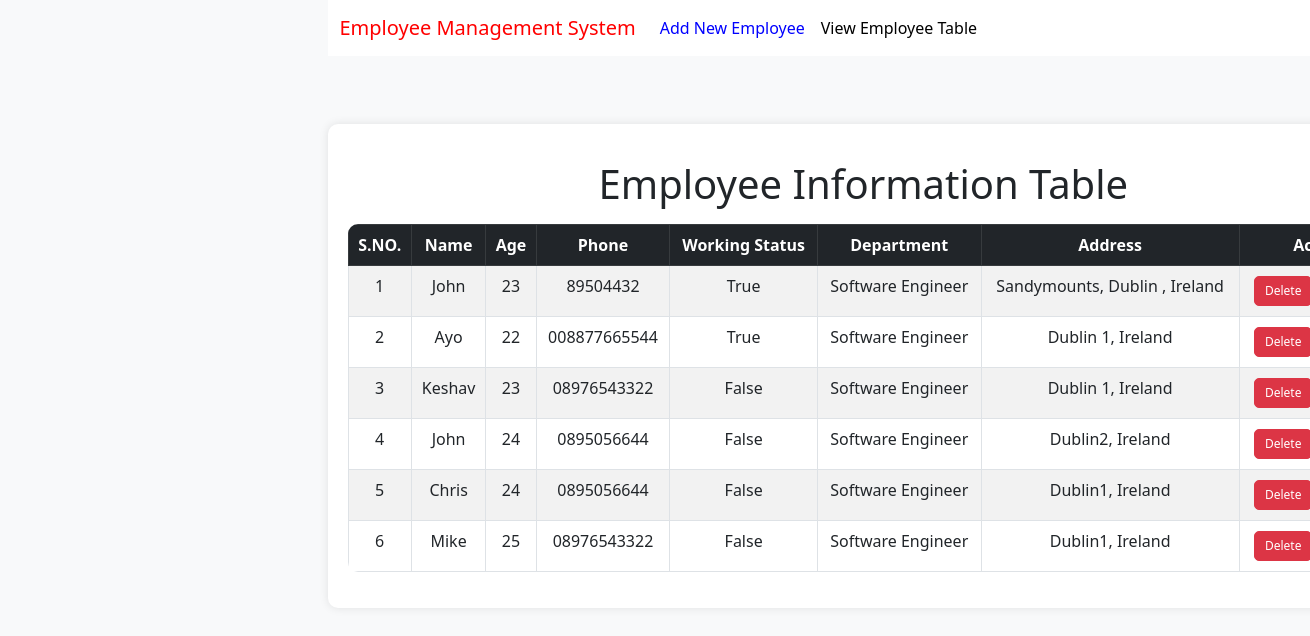
The page /home on the database its author committed.
### emp/models.py (models this page shows, shortened)
class Emp(models.Model):
    name=models.CharField(max_length=200)
    emp_age=models.CharField(max_length=200)
    phone=models.CharField(max_length=10)
    address=models.CharField(max_length=150)
    working=models.BooleanField(default=True)
    department=models.CharField(max_length=200)

### emp/views.py (the view)
# urls.py: path("home", fun.emp_home),
def emp_home(request):
    emps=Emp.objects.all()
    return render(request,"emp/home1.html",{'emps':emps})

### templates/emp/home1.html (shortened to what this page needs)
<!DOCTYPE html>
<html lang="en">
<head>
    <link href="https://cdn.jsdelivr.net/npm/bootstrap@5.2.2/dist/css/bootstrap.min.css"
          rel="stylesheet"
>
</head>
<body>
{% include 'emp/navbar.html' %}
<br>
<div class="container">
    <h1 class="text-center my-3" style="margin-right: 20px;">Employee Information Table</h1>
    <div class="table-responsive">
        <table class="table table-bordered table-striped">
            <thead class="table-dark">
            <tr>
                <th scope="col">S.NO.</th>
                <th scope="col">Name</th>
                <th scope="col">Age</th>
                <th scope="col">Phone</th>
                <th scope="col">Working Status</th>
                <th scope="col">Department</th>
                <th scope="col">Address</th>
                <th scope="col">Action</th>
            </tr>
            </thead>
            <tbody>
            {% for e in emps %}
            <tr>
                <td>{{forloop.counter}}</td>
                <td>{{e.name}}</td>
                <td>{{e.emp_age}}</td>
                <td>{{e.phone}}</td>
                <td>{{e.working}}</td>
                <td>{{e.department}}</td>
                <td>{{e.address}}</td>
                <td>
                    <a href="/emp/delete-emp/{{e.id}}" class="btn btn-danger btn-action">Delete</a>
                </td>
            </tr>
            {% endfor %}
            </tbody>
        </table>
    </div>
</div>
</body>
</html>

### templates/emp/home1.html (style rules this page uses)
body { background-color: #f8f9fa; }
.container { background-color: #ffffff; border-radius: 10px; box-shadow: 0 0 10px rgba(0, 0, 0, 0.1); padding: 20px; margin-top: 20px; }
.table { border-radius: 10px; overflow: hidden; }
th, td { text-align: center; }
th { background-color: #007bff; color: #ffffff; }
.btn-action { margin: 2px; padding: 5px 10px; font-size: 12px; border-radius: 5px; }
.btn-danger { background-color: #dc3545; color: #ffffff; }

### rows shown on the page
Emp: name "John", emp_age "23", phone "89504432", working "True", department "Software Engineer", address "Sandymounts, Dublin , Ireland"
Emp: name "Ayo", emp_age "22", phone "008877665544", working "True", department "Software Engineer", address "Dublin 1, Ireland"
Emp: name "Keshav", emp_age "23", phone "08976543322", working "False", department "Software Engineer", address "Dublin 1, Ireland"
Emp: name "John", emp_age "24", phone "0895056644", working "False", department "Software Engineer", address "Dublin2, Ireland"
Emp: name "Chris", emp_age "24", phone "0895056644", working "False", department "Software Engineer", address "Dublin1, Ireland"
Emp: name "Mike", emp_age "25", phone "08976543322", working "False", department "Software Engineer", address "Dublin1, Ireland"
